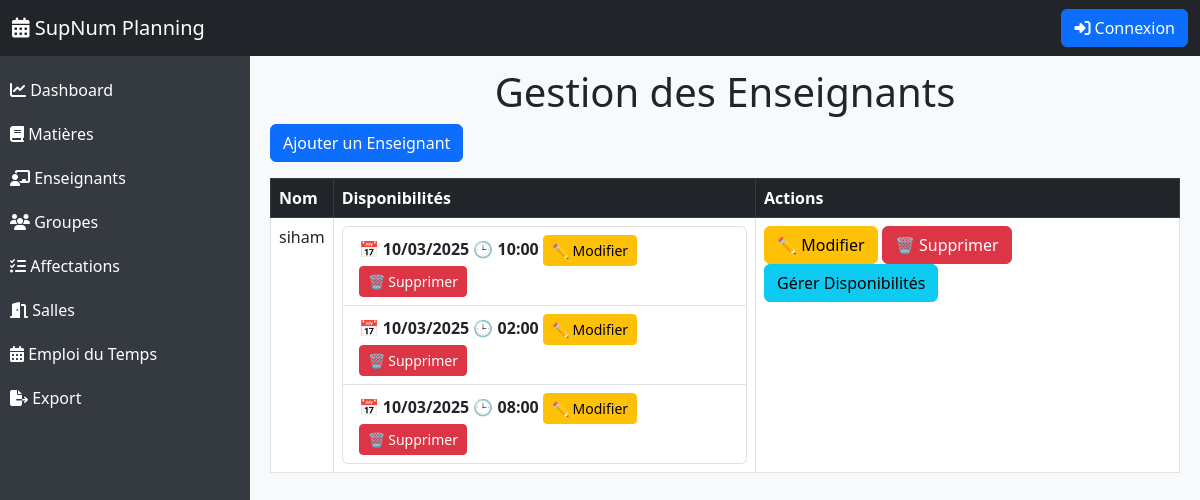
Page /enseignants/ on the committed database.
### planning/models.py (models this page shows, shortened)
class Enseignant(models.Model):
    id = models.UUIDField(primary_key=True, default=uuid.uuid4, editable=False)
    nom = models.CharField(max_length=100)
    disponibilites = models.JSONField(default=dict, blank=True)  # {"Lundi": [1,2], "Mardi": [3,4]}

class DisponibiliteEnseignant(models.Model):
    id = models.UUIDField(primary_key=True, default=uuid.uuid4, editable=False)
    enseignant = models.ForeignKey(Enseignant, on_delete=models.CASCADE)
    date_heure = models.DateTimeField()  # Date et Heure de la disponibilité

### planning/views.py (the view)
# urls.py: path('enseignants/', afficher_enseignants, name='enseignants'),
def afficher_enseignants(request):
    enseignants = Enseignant.objects.all()
    return render(request, "planning/enseignants.html", {"enseignants": enseignants})

### planning/templates/planning/enseignants.html (shortened to what this page needs)
{% extends 'planning/base.html' %}
{% block content %}
<h1 class="text-center mt-5">Gestion des Enseignants</h1>
<button class="btn btn-primary mb-3" data-bs-toggle="modal" data-bs-target="#modalEnseignant">Ajouter un Enseignant</button>
<table class="table table-bordered">
    <thead class="table-dark">
        <tr>
            <th>Nom</th>
            <th>Disponibilités</th>
            <th>Actions</th>
        </tr>
    </thead>
    <tbody id="enseignantTable">
        {% for enseignant in enseignants %}
        <tr data-id="{{ enseignant.id }}">
            <td>{{ enseignant.nom }}</td>
            <td>
                {% if enseignant.disponibiliteenseignant_set.all %}
                    <ul class="list-group">
                        {% for dispo in enseignant.disponibiliteenseignant_set.all %}
                            <li class="list-group-item">
                                📅 <b>{{ dispo.date_heure|date:"d/m/Y" }}</b> 🕒 <b>{{ dispo.date_heure|date:"H:i" }}</b>
                                <button class="btn btn-warning btn-sm edit-dispo-btn" data-bs-toggle="modal"
                                        data-bs-target="#modalEditDisponibilite"
                                        data-id="{{ dispo.id }}"
                                        data-date_heure="{{ dispo.date_heure|date:'Y-m-d\TH:i' }}">
                                    ✏ Modifier
                                </button>
                                <button class="btn btn-danger btn-sm delete-dispo-btn" data-id="{{ dispo.id }}">
                                    🗑 Supprimer
                                </button>
                            </li>
                        {% endfor %}
                    </ul>
                {% else %}
                    <span class="text-danger">Aucune disponibilité définie</span>
                {% endif %}
            </td>
            <td>
                <button class="btn btn-warning edit-btn" data-bs-toggle="modal" data-bs-target="#modalEditEnseignant"
                        data-id="{{ enseignant.id }}" data-nom="{{ enseignant.nom }}">
                    ✏ Modifier
                </button>
                <button class="btn btn-danger delete-btn" data-id="{{ enseignant.id }}">🗑 Supprimer</button>
                <button class="btn btn-info dispo-btn"
                        data-bs-toggle="modal"
                        data-bs-target="#modalDisponibilite"
                        data-id="{{ enseignant.id }}">
                    Gérer Disponibilités
                </button>
            </td>
        </tr>
        {% endfor %}
    </tbody>
</table>
{% endblock %}

### planning/templates/planning/base.html (style rules this page uses)
body { display: flex; height: 100vh; background-color: #f8f9fa; }

### rows in the picture
Enseignant: nom "siham"
DisponibiliteEnseignant: date_heure "10/03/2025", date_heure "10:00"
DisponibiliteEnseignant: date_heure "10/03/2025", date_heure "02:00"
DisponibiliteEnseignant: date_heure "10/03/2025", date_heure "08:00"
